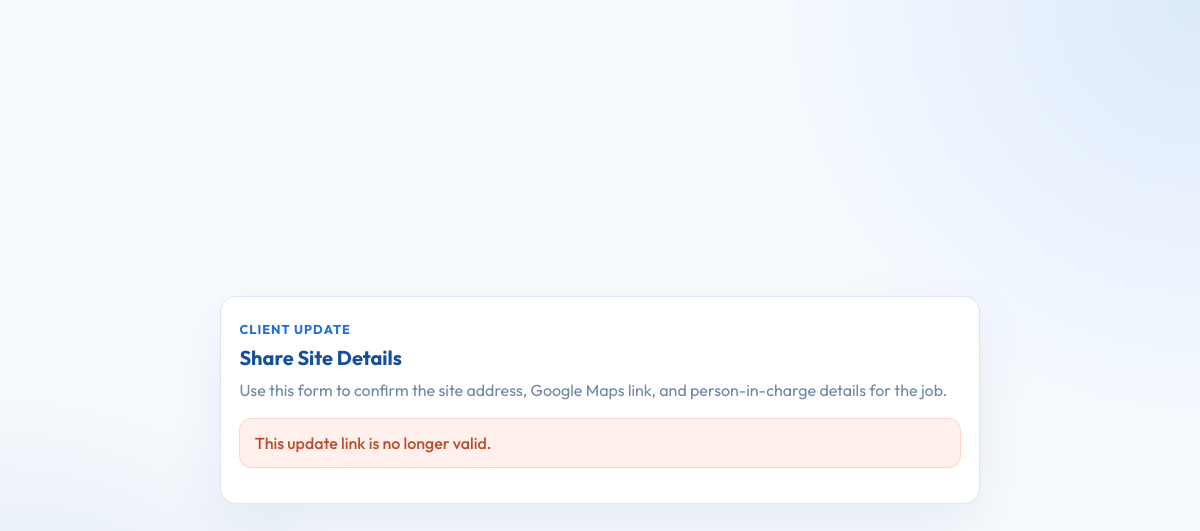
The page /job-client-update.php?token=clientjob2035b3f6d8 (signed in) on the database as committed earlier.
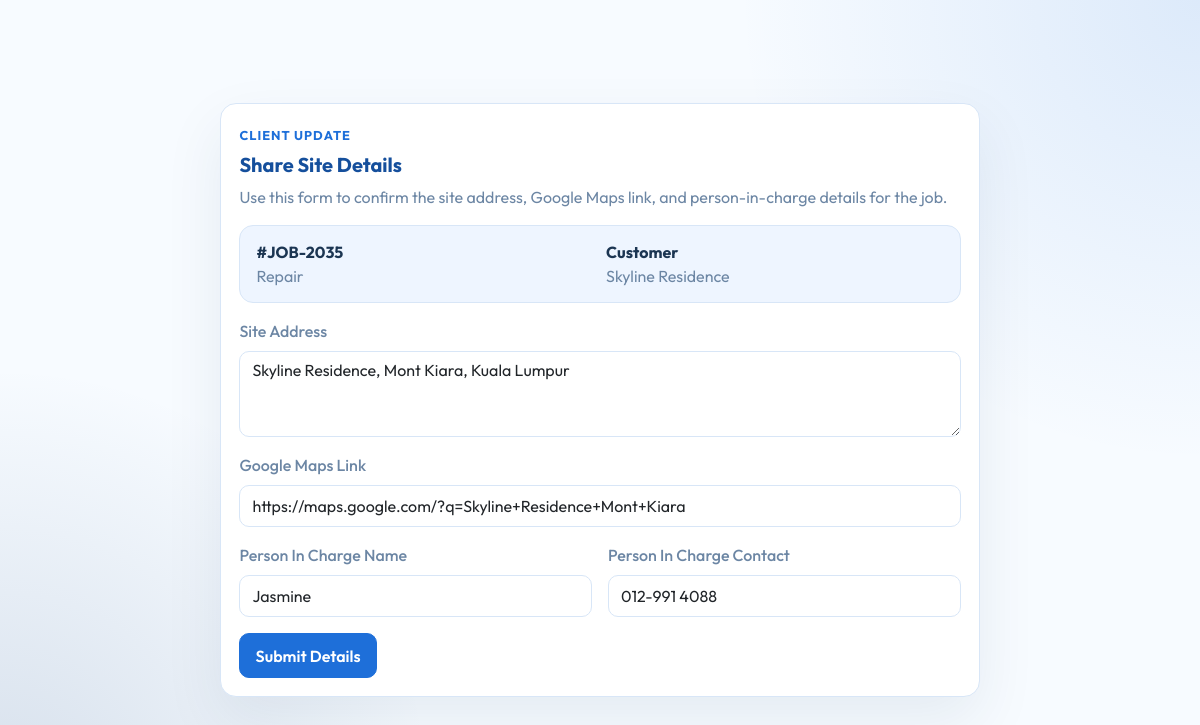
The same page on the database as committed later.
### tables this page shows
CREATE TABLE IF NOT EXISTS jobs (
    id INT UNSIGNED AUTO_INCREMENT PRIMARY KEY,
    ticket_number VARCHAR(40) NOT NULL UNIQUE,
    customer_name VARCHAR(190) NOT NULL,
    service_type VARCHAR(80) NOT NULL,
    technician_team VARCHAR(80) NOT NULL,
    attending_technicians VARCHAR(255) NOT NULL DEFAULT '',
    site_address VARCHAR(255) NOT NULL DEFAULT '',
    google_maps_url VARCHAR(255) NOT NULL DEFAULT '',
    person_in_charge_name VARCHAR(120) NOT NULL DEFAULT '',
    person_in_charge_contact VARCHAR(190) NOT NULL DEFAULT '',
    client_update_token VARCHAR(64) NOT NULL DEFAULT '',
    status VARCHAR(40) NOT NULL,
    priority_level VARCHAR(40) NOT NULL,
    billed_amount DECIMAL(10,2) NOT NULL DEFAULT 0,
    notes VARCHAR(255) NOT NULL DEFAULT '',
    created_at TIMESTAMP DEFAULT CURRENT_TIMESTAMP,
    UNIQUE KEY uniq_jobs_client_update_token (client_update_token)
);

### includes/database.php (called while the page is built, shortened)
<?php
function coolopz_generate_secure_token(int $bytes = 16): string
{
    return bin2hex(random_bytes($bytes));
}
function coolopz_issue_job_client_update_token(PDO $pdo): string
{
    do {
        $token = coolopz_generate_secure_token();
        $statement = $pdo->prepare('SELECT 1 FROM jobs WHERE client_update_token = :token LIMIT 1');
        $statement->execute(['token' => $token]);
    } while ($statement->fetch() !== false);
    return $token;
}
function coolopz_default_services(): array
{
    return [
        ['name' => 'Chemical Service', 'default_price' => 250.00, 'notes' => 'Deep cleaning service for indoor and outdoor units.'],
        ['name' => 'Installation', 'default_price' => 450.00, 'notes' => 'Standard aircond installation service.'],
        ['name' => 'Repair', 'default_price' => 180.00, 'notes' => 'General troubleshooting and repair work.'],
        ['name' => 'Transport Fee', 'default_price' => 50.00, 'notes' => 'Additional transport or outstation charge.'],
    ];
}
function coolopz_ensure_customer_contact_columns(PDO $pdo): void
{
    $requiredColumns = [
        'phone_number' => "ALTER TABLE customers ADD COLUMN phone_number VARCHAR(30) NOT NULL DEFAULT '' AFTER name",
        'email' => 'ALTER TABLE customers ADD COLUMN email VARCHAR(190) DEFAULT NULL AFTER phone_number',
    ];
    foreach ($requiredColumns as $columnName => $alterSql) {
        $statement = $pdo->prepare(
            'SELECT 1
             FROM information_schema.COLUMNS
             WHERE TABLE_SCHEMA = DATABASE()
               AND TABLE_NAME = :table_name
               AND COLUMN_NAME = :column_name
             LIMIT 1'
        );
        $statement->execute([
            'table_name' => 'customers',
            'column_name' => $columnName,
        ]);
    }
}
function coolopz_ensure_services_table(PDO $pdo): void
{
    $pdo->exec(
        'CREATE TABLE IF NOT EXISTS services (
            id INT UNSIGNED AUTO_INCREMENT PRIMARY KEY,
            name VARCHAR(120) NOT NULL,
            default_price DECIMAL(10,2) NOT NULL DEFAULT 0,
            notes VARCHAR(255) NOT NULL DEFAULT \'\',
            created_at TIMESTAMP DEFAULT CURRENT_TIMESTAMP,
            UNIQUE KEY uniq_service_name (name)
        )'
    );
    $statement = $pdo->prepare(
        'INSERT INTO services (name, default_price, notes)
         VALUES (:name, :default_price, :notes)
         ON DUPLICATE KEY UPDATE id = id'
    );
    foreach (coolopz_default_services() as $service) {
        $statement->execute([
            'name' => $service['name'],
            'default_price' => $service['default_price'],
            'notes' => $service['notes'],
        ]);
    }
}
function coolopz_ensure_job_services_table(PDO $pdo): void
{
    $pdo->exec(
        'CREATE TABLE IF NOT EXISTS job_services (
            job_id INT UNSIGNED NOT NULL,
            service_name VARCHAR(120) NOT NULL,
            line_price DECIMAL(10,2) NOT NULL DEFAULT 0,
            PRIMARY KEY (job_id, service_name),
            CONSTRAINT fk_job_services_job FOREIGN KEY (job_id) REFERENCES jobs(id) ON DELETE CASCADE
        )'
    );
    $columnStatement = $pdo->prepare(
        'SELECT 1
         FROM information_schema.COLUMNS
         WHERE TABLE_SCHEMA = DATABASE()
           AND TABLE_NAME = :table_name
           AND COLUMN_NAME = :column_name
         LIMIT 1'
    );
    $columnStatement->execute([
        'table_name' => 'job_services',
        'column_name' => 'line_price',
    ]);
    $jobs = $pdo->query('SELECT id, service_type FROM jobs')->fetchAll();
    $existingCounts = $pdo->query('SELECT job_id, COUNT(*) AS total FROM job_services GROUP BY job_id')->fetchAll(PDO::FETCH_KEY_PAIR);
    $servicePriceRows = $pdo->query('SELECT name, default_price FROM services')->fetchAll();
    $servicePriceMap = [];
    foreach ($servicePriceRows as $row) {
        $servicePriceMap[(string) $row['name']] = (float) $row['default_price'];
    }
    $backfillPriceStatement = $pdo->prepare(
        'UPDATE job_services
         SET line_price = :line_price
         WHERE job_id = :job_id
           AND service_name = :service_name
           AND line_price = 0'
    );
    foreach ($jobs as $job) {
        $jobId = (int) $job['id'];
        if (($existingCounts[$jobId] ?? 0) > 0) {
            $jobServiceNames = array_filter(array_map('trim', explode(',', (string) ($job['service_type'] ?? ''))), static fn (string $name): bool => $name !== '');
            foreach (array_values(array_unique($jobServiceNames)) as $serviceName) {
                $backfillPriceStatement->execute([
                    'job_id' => $jobId,
                    'service_name' => $serviceName,
                    'line_price' => $servicePriceMap[$serviceName] ?? 0,
                ]);
            }
            continue;
        }
    }
}
function coolopz_ensure_job_columns(PDO $pdo): void
{
    $requiredColumns = [
        'attending_technicians' => "ALTER TABLE jobs ADD COLUMN attending_technicians VARCHAR(255) NOT NULL DEFAULT '' AFTER technician_team",
        'site_address' => "ALTER TABLE jobs ADD COLUMN site_address VARCHAR(255) NOT NULL DEFAULT '' AFTER attending_technicians",
        'google_maps_url' => "ALTER TABLE jobs ADD COLUMN google_maps_url VARCHAR(255) NOT NULL DEFAULT '' AFTER site_address",
        'person_in_charge_name' => "ALTER TABLE jobs ADD COLUMN person_in_charge_name VARCHAR(120) NOT NULL DEFAULT '' AFTER google_maps_url",
        'person_in_charge_contact' => "ALTER TABLE jobs ADD COLUMN person_in_charge_contact VARCHAR(190) NOT NULL DEFAULT '' AFTER person_in_charge_name",
        'client_update_token' => "ALTER TABLE jobs ADD COLUMN client_update_token VARCHAR(64) NOT NULL DEFAULT '' AFTER person_in_charge_contact",
    ];
    foreach ($requiredColumns as $columnName => $alterSql) {
        $statement = $pdo->prepare(
            'SELECT 1
             FROM information_schema.COLUMNS
             WHERE TABLE_SCHEMA = DATABASE()
               AND TABLE_NAME = :table_name
               AND COLUMN_NAME = :column_name
             LIMIT 1'
        );
        $statement->execute([
            'table_name' => 'jobs',
            'column_name' => $columnName,
        ]);
    }
    $jobsWithoutTokens = $pdo->query("SELECT id FROM jobs WHERE TRIM(client_update_token) = ''")->fetchAll(PDO::FETCH_COLUMN);
    $updateTokenStatement = $pdo->prepare('UPDATE jobs SET client_update_token = :token WHERE id = :id');
    foreach ($jobsWithoutTokens as $jobId) {
        $updateTokenStatement->execute([
            'id' => (int) $jobId,
            'token' => coolopz_issue_job_client_update_token($pdo),
        ]);
    }
    $indexStatement = $pdo->prepare(
        'SELECT 1
         FROM information_schema.STATISTICS
         WHERE TABLE_SCHEMA = DATABASE()
           AND TABLE_NAME = :table_name
           AND INDEX_NAME = :index_name
         LIMIT 1'
    );
    $indexStatement->execute([
        'table_name' => 'jobs',
        'index_name' => 'uniq_jobs_client_update_token',
    ]);
}
function coolopz_db_config(): array
{
    static $config;
    if ($config === null) {
        $config = require __DIR__ . '/../config/database.php';
    }
    return $config;
}
function coolopz_db(): PDO
{
    $config = coolopz_db_config();
    $dsn = sprintf(
        'mysql:host=%s;port=%d;dbname=%s;charset=%s',
        $config['host'],
        $config['port'],
        $config['database'],
        $config['charset']
    );
    $pdo = new PDO($dsn, $config['username'], $config['password'], [
        PDO::ATTR_ERRMODE => PDO::ERRMODE_EXCEPTION,
        PDO::ATTR_DEFAULT_FETCH_MODE => PDO::FETCH_ASSOC,
        PDO::ATTR_EMULATE_PREPARES => false,
    ]);
    coolopz_ensure_customer_contact_columns($pdo);
    coolopz_ensure_services_table($pdo);
    coolopz_ensure_job_columns($pdo);
    coolopz_ensure_job_services_table($pdo);
    return $pdo;
}

### includes/data.php (called while the page is built, shortened)
<?php
require_once __DIR__ . '/database.php';
function coolopz_find_job_by_client_token(string $token): ?array
{
    $statement = coolopz_db()->prepare(
        'SELECT id,
                ticket_number,
                customer_name,
                service_type,
                site_address,
                google_maps_url,
                person_in_charge_name,
                person_in_charge_contact,
                client_update_token
         FROM jobs
         WHERE client_update_token = :token
         LIMIT 1'
    );
    $statement->execute(['token' => $token]);
    $job = $statement->fetch();
    return $job === false ? null : $job;
}

### job-client-update.php (the view, shortened to what this page needs)
<?php
require_once __DIR__ . '/includes/data.php';
$token = trim((string) ($_REQUEST['token'] ?? ''));
$errorMessage = '';
$job = null;
$clientForm = [
    'site_address' => '',
    'google_maps_url' => '',
    'person_in_charge_name' => '',
    'person_in_charge_contact' => '',
];
if ($token === '') {
    $errorMessage = 'This update link is missing or invalid.';
} else {
    $job = coolopz_find_job_by_client_token($token);
    if ($job === null) {
        $errorMessage = 'This update link is no longer valid.';
    } else {
        $clientForm = [
            'site_address' => (string) ($job['site_address'] ?? ''),
            'google_maps_url' => (string) ($job['google_maps_url'] ?? ''),
            'person_in_charge_name' => (string) ($job['person_in_charge_name'] ?? ''),
            'person_in_charge_contact' => (string) ($job['person_in_charge_contact'] ?? ''),
        ];
    }
}
?>
<!DOCTYPE html>
<html lang="en">
<head>
    <link href="https://cdn.jsdelivr.net/npm/bootstrap@5.3.3/dist/css/bootstrap.min.css" rel="stylesheet">
    <link rel="stylesheet" href="assets/css/theme.css">
</head>
<body class="public-page">
    <main class="public-shell">
        <section class="public-card simple-panel">
            <span class="section-label">Client Update</span>
            <h1 class="panel-title mb-2">Share Site Details</h1>
            <p class="hero-copy mb-3">Use this form to confirm the site address, Google Maps link, and person-in-charge details for the job.</p>
<?php if ($errorMessage !== ''): ?>
            <div class="login-alert mb-3" role="alert"><?= htmlspecialchars($errorMessage, ENT_QUOTES, 'UTF-8') ?></div>
<?php endif; ?>
<?php if ($job !== null): ?>
            <div class="public-meta mb-3">
                <div>
                    <strong class="d-block"><?= htmlspecialchars($job['ticket_number'], ENT_QUOTES, 'UTF-8') ?></strong>
                    <span><?= htmlspecialchars($job['service_type'], ENT_QUOTES, 'UTF-8') ?></span>
                </div>
                <div>
                    <strong class="d-block">Customer</strong>
                    <span><?= htmlspecialchars($job['customer_name'] !== '' ? $job['customer_name'] : 'Not assigned yet', ENT_QUOTES, 'UTF-8') ?></span>
                </div>
            </div>
            <form method="post" class="row g-3">
                <div class="col-12">
                    <label class="form-label" for="site_address">Site Address</label>
                    <textarea class="form-control notes-field" id="site_address" name="site_address" rows="3" placeholder="Enter the full service address"><?= htmlspecialchars($clientForm['site_address'], ENT_QUOTES, 'UTF-8') ?></textarea>
                </div>
                <div class="col-12">
                    <label class="form-label" for="google_maps_url">Google Maps Link</label>
                    <input class="form-control" id="google_maps_url" name="google_maps_url" type="url" value="<?= htmlspecialchars($clientForm['google_maps_url'], ENT_QUOTES, 'UTF-8') ?>" placeholder="https://maps.google.com/...">
                </div>
                <div class="col-md-6">
                    <label class="form-label" for="person_in_charge_name">Person In Charge Name</label>
                    <input class="form-control" id="person_in_charge_name" name="person_in_charge_name" type="text" value="<?= htmlspecialchars($clientForm['person_in_charge_name'], ENT_QUOTES, 'UTF-8') ?>" placeholder="Contact person name">
                </div>
                <div class="col-md-6">
                    <label class="form-label" for="person_in_charge_contact">Person In Charge Contact</label>
                    <input class="form-control" id="person_in_charge_contact" name="person_in_charge_contact" type="text" value="<?= htmlspecialchars($clientForm['person_in_charge_contact'], ENT_QUOTES, 'UTF-8') ?>" placeholder="Phone or email">
                </div>
                <div class="col-12 d-flex gap-2">
                    <button type="submit" class="btn btn-portal-primary">Submit Details</button>
                </div>
            </form>
<?php endif; ?>
        </section>
    </main>
</body>
</html>

### assets/css/theme.css (style rules this page uses)
:root { --portal-blue: #1e6fd9; --portal-blue-dark: #154f9c; --portal-sidebar: #0f3c78; --portal-sidebar-deep: #0a2d5b; --portal-sidebar-line: rgba(255, 255, 255, 0.12); --portal-sidebar-text: rgba(255, 255, 255, 0.78); --portal-blue-soft: #eef5ff; --portal-border: #d8e6f7; --portal-text: #1b3552; --portal-muted: #6c86a4; --portal-white: #ffffff; --portal-bg: #f7fbff; --portal-sidebar-width: 240px; }
* { box-sizing: border-box; }
body { margin: 0; min-height: 100vh; font-family: "Outfit", sans-serif; color: var(--portal-text); background: var(--portal-bg); }
.public-page { display: flex; align-items: center; justify-content: center; padding: 1.5rem; background: radial-gradient(circle at top right, rgba(30, 111, 217, 0.12), transparent 32%), radial-gradient(circle at bottom left, rgba(15, 60, 120, 0.14), transparent 30%), var(--portal-bg); }
.public-shell { width: 100%; max-width: 760px; }
.public-card { box-shadow: 0 24px 60px rgba(18, 52, 94, 0.08); }
.public-meta { display: grid; grid-template-columns: repeat(2, minmax(0, 1fr)); gap: 0.75rem; padding: 0.9rem 1rem; border-radius: 14px; background: var(--portal-blue-soft); border: 1px solid var(--portal-border); }
.public-meta span { color: var(--portal-muted); }
.brand-subtitle, .hero-copy, .stat-card p, .snapshot-list, .form-label, .sidebar-card p { color: var(--portal-muted); }
.btn-portal-primary, .btn-portal-secondary { border-radius: 10px; padding: 0.58rem 0.95rem; font-weight: 600; }
.btn-portal-primary { background: var(--portal-blue); border: 1px solid var(--portal-blue); color: var(--portal-white); }
.section-label { display: inline-block; margin-bottom: 0.45rem; color: var(--portal-blue); font-size: 0.8rem; font-weight: 700; letter-spacing: 0.08em; text-transform: uppercase; }
.simple-panel { padding: 1.15rem; background: var(--portal-white); border: 1px solid var(--portal-border); border-radius: 16px; }
.panel-title { margin: 0; font-size: 1.25rem; font-weight: 700; color: var(--portal-blue-dark); }
.form-label { font-weight: 500; }
.form-control, .form-select { min-height: 42px; border-radius: 10px; border-color: var(--portal-border); box-shadow: none; }
.notes-field { min-height: 96px; resize: vertical; }
.login-alert { margin-bottom: 0.85rem; padding: 0.75rem 0.9rem; border-radius: 12px; background: #fff0eb; border: 1px solid #ffd3c8; color: #bc4b2c; font-weight: 500; }

Rows that differ between the two databases and show on the page:
now on this page (row edited): jobs: ticket_number "#JOB-2035", service_type "Repair", customer_name "Skyline Residence", site_address "Skyline Residence, Mont Kiara, Kuala Lumpur", google_maps_url "https://maps.google.com/?q=Skyline+Residence+Mont+Kiara", person_in_charge_name "Jasmine", person_in_charge_contact "012-991 4088"
Other text that changed with them:
$errorMessage: "This update link is no longer valid." → (not shown)
text now shown: "Customer Site Address Google Maps Link Person In Charge Name Person In Charge Contact Submit Details"
